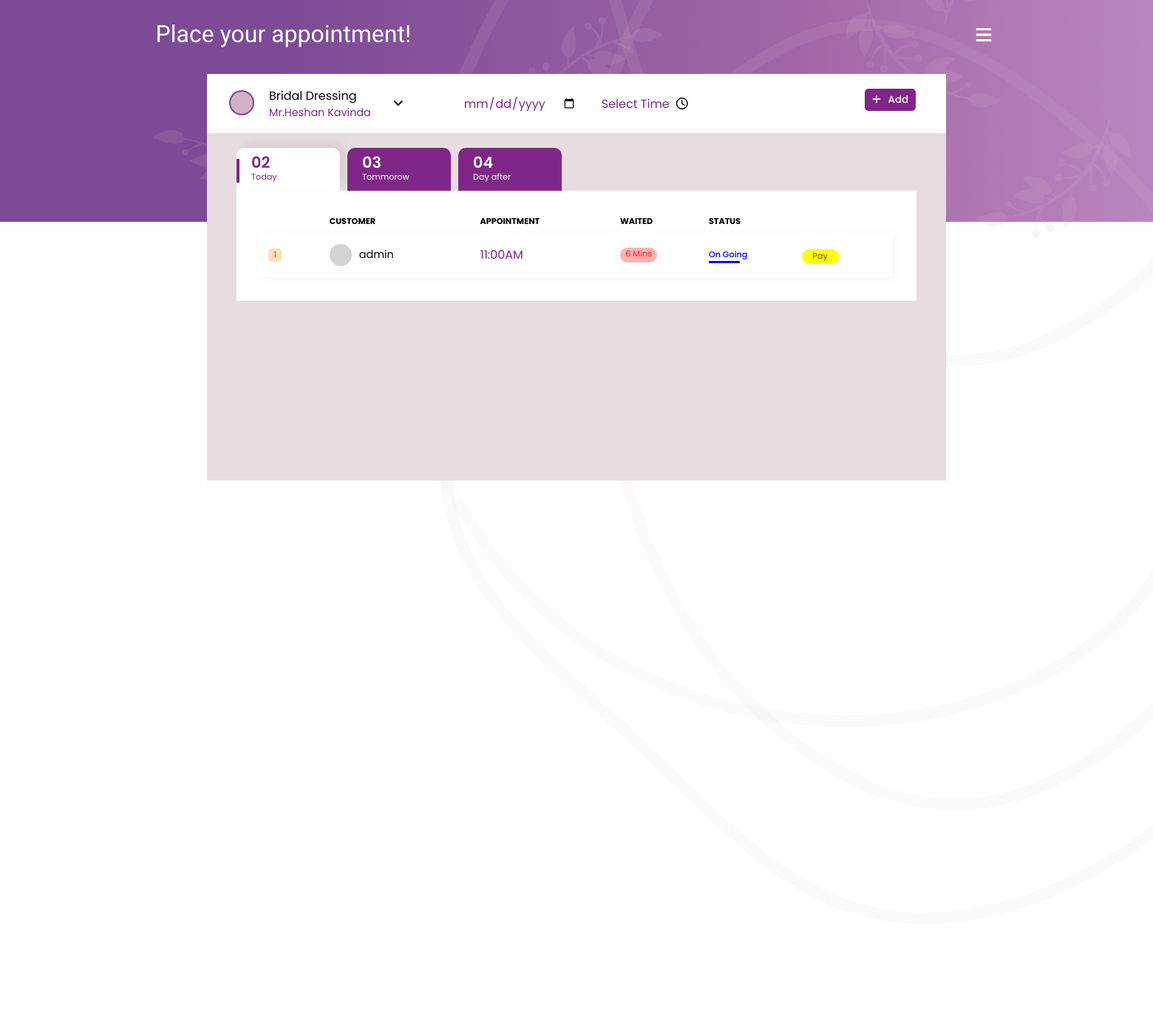
Before: /appointment with the older database file.
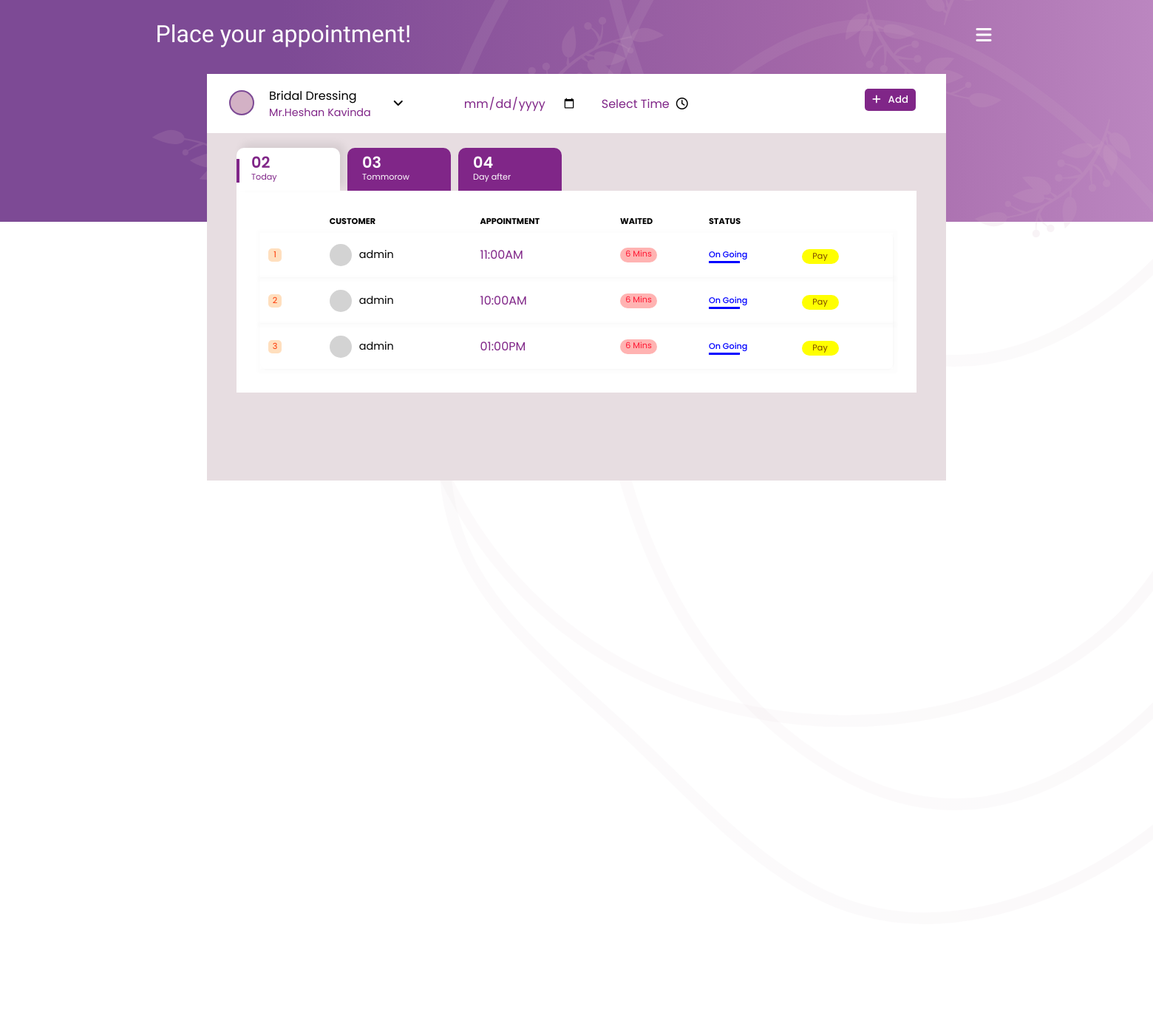
After: the same page with the newer database file.
### salonManagement/__init__.py (models this page shows, shortened)
class Employee(db.Model):
    id = db.Column(db.Integer, primary_key=True)
    employee_id = db.Column(db.String(20), nullable=False, unique=True)
    employee_name = db.Column(db.String(255))
    employee_type = db.Column(db.String(255))
    user = db.relationship('User', back_populates='employee')
    appointment = db.relationship('Appointment', back_populates='employee')

class Appointment(db.Model):
    id = db.Column(db.Integer, primary_key=True)
    username = db.Column(db.String(20),db.ForeignKey('user.username'),nullable=False)
    employee_name = db.Column(db.String(255),nullable=False)
    employee_id = db.Column(db.String(255), db.ForeignKey('employee.employee_id'),nullable=False)
    date = db.Column(db.Date, nullable=False)
    time = db.Column(db.Time, nullable=False, unique = True)
    user = db.relationship('User', back_populates='appointment')
    employee = db.relationship('Employee', back_populates='appointment')

### salonManagement/routes.py (the view, shortened to what this page needs)
@app.route("/appointment", methods=['GET','POST'])
def appointment(): #can also get data by AJAX
    employees = Employee.query.all()
    appointments = Appointment.query.all()
    users = User.query.all()
    return render_template("appointment.html", employees=employees, appointments=appointments, users=users)

### salonManagement/templates/appointment.html (shortened to what this page needs)
{% extends "layout.html"%}
{% block head %}
<link rel="stylesheet" href="{{ url_for('static',filename='appointment-style.css')}}" />
{% endblock head%}
{% block content %}
<body>
<div class="header">
  <div class="bg-shape">
  <img src="{{ url_for('static',filename='Images/blob(6).svg') }}" class="bg-1 bg-2">
  <img src="{{ url_for('static',filename='Images/leaves1.svg') }}" class="bg-lf">
  <img src="{{ url_for('static',filename='Images/leaves1.svg') }}" class="bg-lf lf-2">
  <img src="{{ url_for('static',filename='Images/leaves1.svg') }}" class="bg-lf lf-4">
  </div>
  <div class="title-text">
    <span>Place your appointment!</span>
  </div>
  <div class="menu">
    <i class="fa-solid fa-bars" id="menu"></i>
</div>
<div class="container-main">
  <div class="container2">
    <div class="title_container">
    <div class="employee_container">
      <div class="wrapper">
        <div class="profile_pic"></div>
        <div class="employee_info">
          <span class="employee_type">{{ employees[0].employee_type }}</span>
          <span class="employee_name" >Mr.{{ employees[0].employee_name }}</span>
        </div>
      </div>
      <i class="fa-solid fa-angle-down" id="dropdown"></i>
    </div>
    <div class="date_container">
      <div class="date_info">
        <input type="date" id="date" name="date" class="datepicker">
      </div>
    </div>
    <div class="time_container">
      <div class="time_info">
        Select Time
      </div>
      <div class="time_logo">
        <i class="fa-regular fa-clock" id="time"></i>
      </div>
    </div>
    <div class="button_container">
        <button class="add" onclick="addAppointment()"><i class="fa-solid fa-plus"></i>Add</button>
      </div>
  </div>
  <div class="content_container">
    <div class="table_head_container">
      <div class="table_title active">
        <span class="table_date">02</span>
        <span class="table_date_des">Today</span>
      </div>
      <div class="table_title notactive">
        <span class="table_date">03</span>
        <span class="table_date_des">Tommorow</span>
      </div>
      <div class="table_title notactive">
        <span class="table_date">04</span>
        <span class="table_date_des">Day after</span>
      </div>
    </div>
    <div class="table_container">
      <table class="table">
        <thead>
          <tr>
            <th></th>
            <th class="t_head">CUSTOMER</th>
            <th class="t_head">APPOINTMENT</th>
            <th class="t_head">WAITED</th>
            <th class="t_head">STATUS</th>
            <th></th>
            <th></th>
          </tr>
        </thead>
        <tbody>
          {% set count = {} %}
          {% for appointment in appointments %}
            {% set emp = appointment.employee_name %}
            {% if not count[emp] %}
              {% set _ = count.update({emp:1}) %}
            {% endif %}
          <tr class='t_row' data-employee="{{ appointment.employee_name }}">
            <td>
              <div class="number yellow">{{ count[emp] }}</div>
            </td>
            <td>
              <div class="customer_container">
                <div class="customer_pro_pic">
                </div>
                <div class="customer_profile">
                  <span class="customer_name">{{ appointment.username }}</span>
                </div>
              </div>
            </td>
            <td>
              <span class="time">{{ appointment.time.strftime('%I:%M%p')}}</span>
            </td>
            <td>
              <div class="waited">6 Mins</div>
            </td>
            <td>
              <div class="status">On Going</div>
            </td>
            <td>
              <button class="pay">Pay</button>
            </td>
          </tr>
          {% set _ = count.update({emp: count[emp] + 1}) %}
          {% endfor %}
        </tbody>
      </table>
    </div>
  </div>
</div>
</div>
</body>
{% endblock content %}

### salonManagement/templates/layout.html (shortened to what this page needs)
<!DOCTYPE html>
<html lang="en">
<head>
  <link rel="stylesheet" href="https://cdnjs.cloudflare.com/ajax/libs/font-awesome/6.4.2/css/all.min.css" />
  {% block head %}
  {% endblock %}
</head>
{% block content %}
{% endblock %}
</html>

Changed rows visible on the page:
added Appointment: employee_name "2", username "admin", time "10:00AM"
added Appointment: employee_name "3", username "admin", time "01:00PM"
